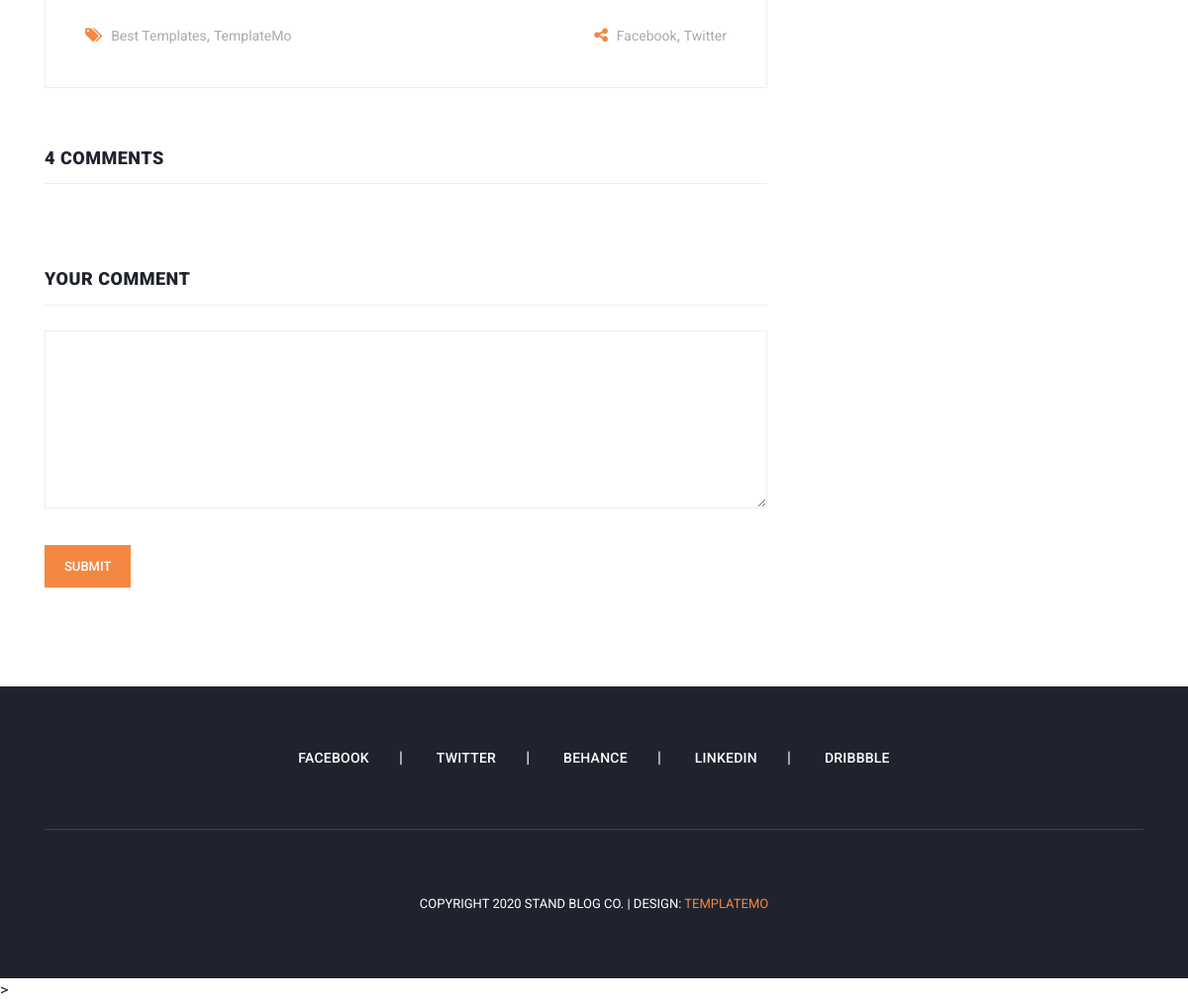
The page /blog/detail/ml (lower part) on the database as committed earlier.
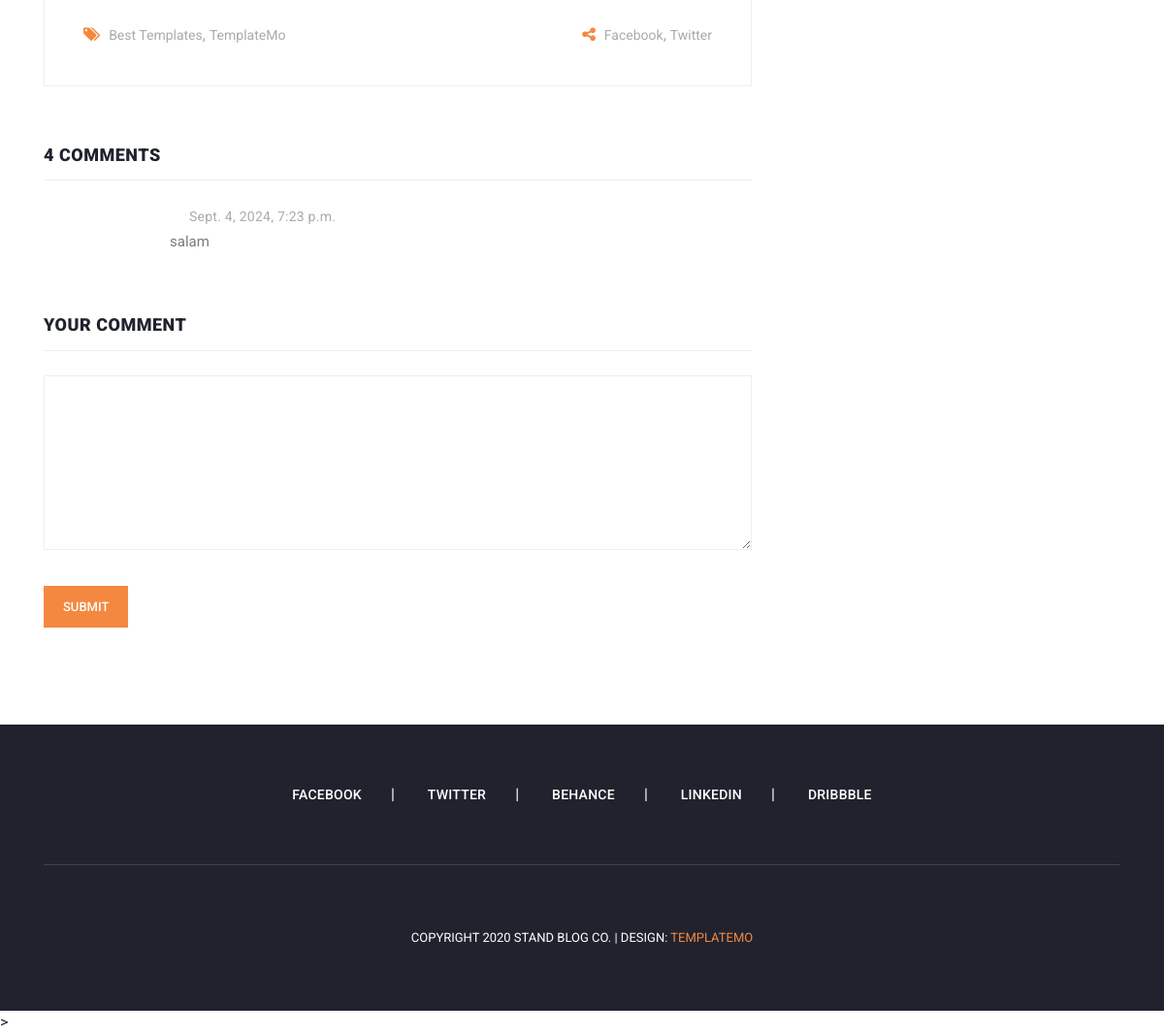
The same page on the database as committed later.
### blog/models.py (models this page shows, shortened)
class Comment(models.Model):
    post = models.ForeignKey(Article, on_delete=models.CASCADE, related_name="comments")
    author = models.ForeignKey(User, on_delete=models.CASCADE, related_name='comments' , null=True , blank=True)
    parent = models.ForeignKey('self', on_delete=models.CASCADE, related_name='replies', null=True, blank=True)
    text = models.TextField()
    created = models.DateTimeField(auto_now_add=True)

### blog/views.py (the view)
# urls.py: path('detail/<slug:slug>' , article_detail , name='detail'),
def article_detail(request, slug):
    article = get_object_or_404(Article , slug=slug)
    comment = Comment.objects.all()
    if request.method == "POST":
        form = Comment_Form(request.POST)
        if form.is_valid():
            text = form.cleaned_data['text']
            Comment.objects.create(text=text , post=article  )
    else:
        form = Comment_Form()
    return render(request , 'blog/article-details.html' ,{'objects':article ,
                                                          'comments':comment,
                                                          "form":form})

### blog/forms.py
class Comment_Form(forms.Form):
    text = forms.CharField(widget=forms.Textarea , label="Text")

### blog/models.py (called while the page is built)
    def get_absolute_url(self):
        return reverse('blog:detail', kwargs={"slug": self.slug})

### context_processor/context_processor.py (called while the page is built)
def recent_article(request):
    recent = Article.objects.order_by('-created')
    return {'recent':recent}

def article_category(request):
    category = Category.objects.all()
    return {'category':category}

### blog/templates/blog/article-details.html (shortened to what the changed rows need)
{% extends 'base.html' %}
{% load static %}
{% block content %}
    <div class="main-banner header-text">
        <section class="blog-posts grid-system">
            <div class="container">
                <div class="row">
                    <div class="col-lg-8">
                        <div class="all-blog-posts">
                            <div class="row">
                                <div class="col-lg-12">
                                    <div class="sidebar-item comments">
                                        <div class="sidebar-heading">
                                            <h2>4 comments</h2>
                                        </div>
                                        <div class="content">
                                             {% for comment in comments %}
                                            <ul>
                                                {% if commentreply == None %}
                                                    <li>
                                                        <div class="right-content">
                                                            <h4><span>{{ comment.created}}</span></h4>
                                                            <p>{{ comment.text}}</p>
                                                        </div>
                                                    </li>
                                                    {% endif %}
                                            </ul>
                                            {% endfor %}
                                        </div>
                                    </div>
                                </div>
                                <div class="col-lg-12">
                                    <div class="sidebar-item submit-comment">
                                        <div class="sidebar-heading">
                                            <h2>Your comment</h2>
                                        </div>
                                    </div>
                                </div>
                            </div>
                        </div>
                    </div>
                </div>
            </div>
        </section>
{% endblock content %}

Rows that differ between the two databases and show on the page:
added Comment: created "Sept. 4, 2024, 7:23 p.m.", text "salam"
